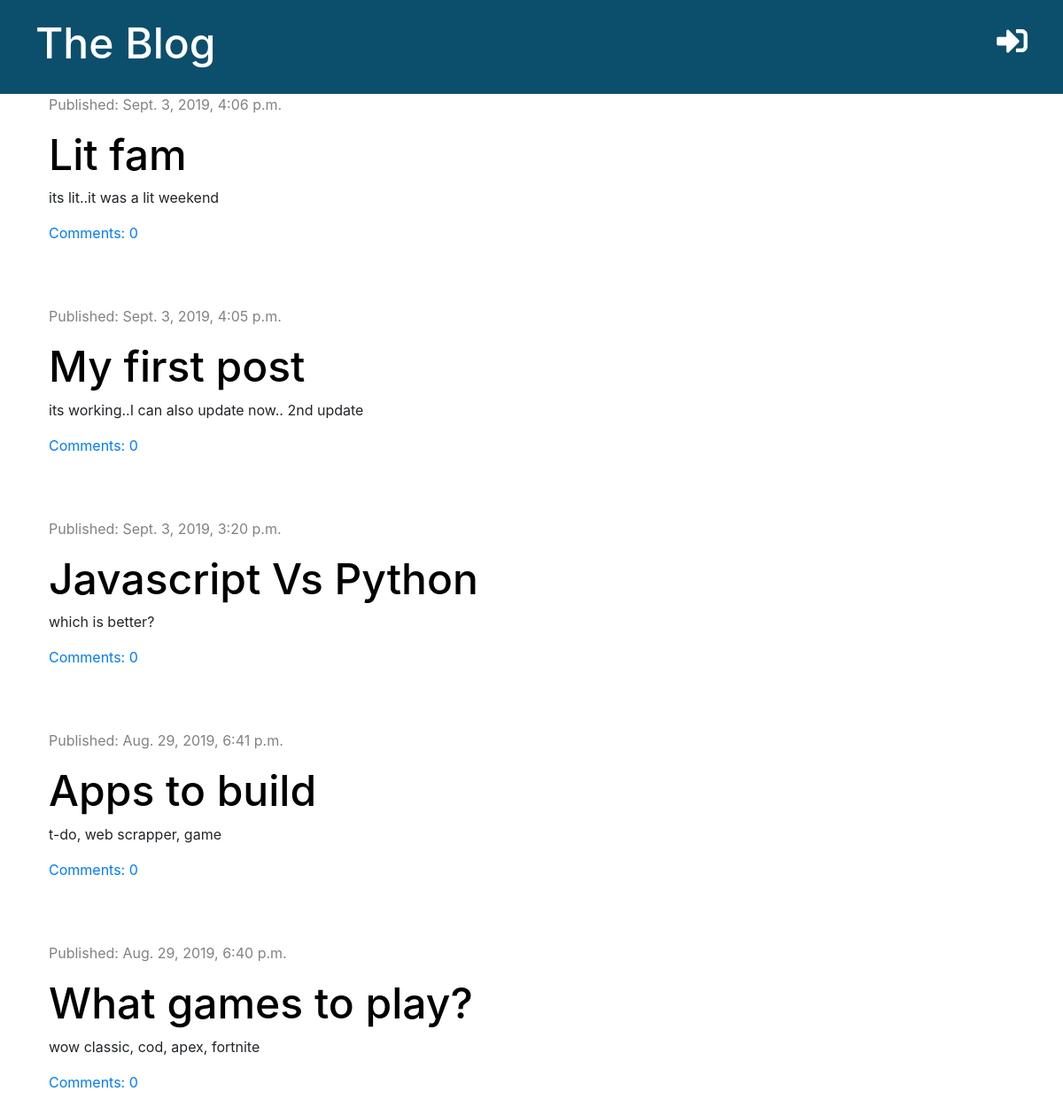
The app's page /, older data.
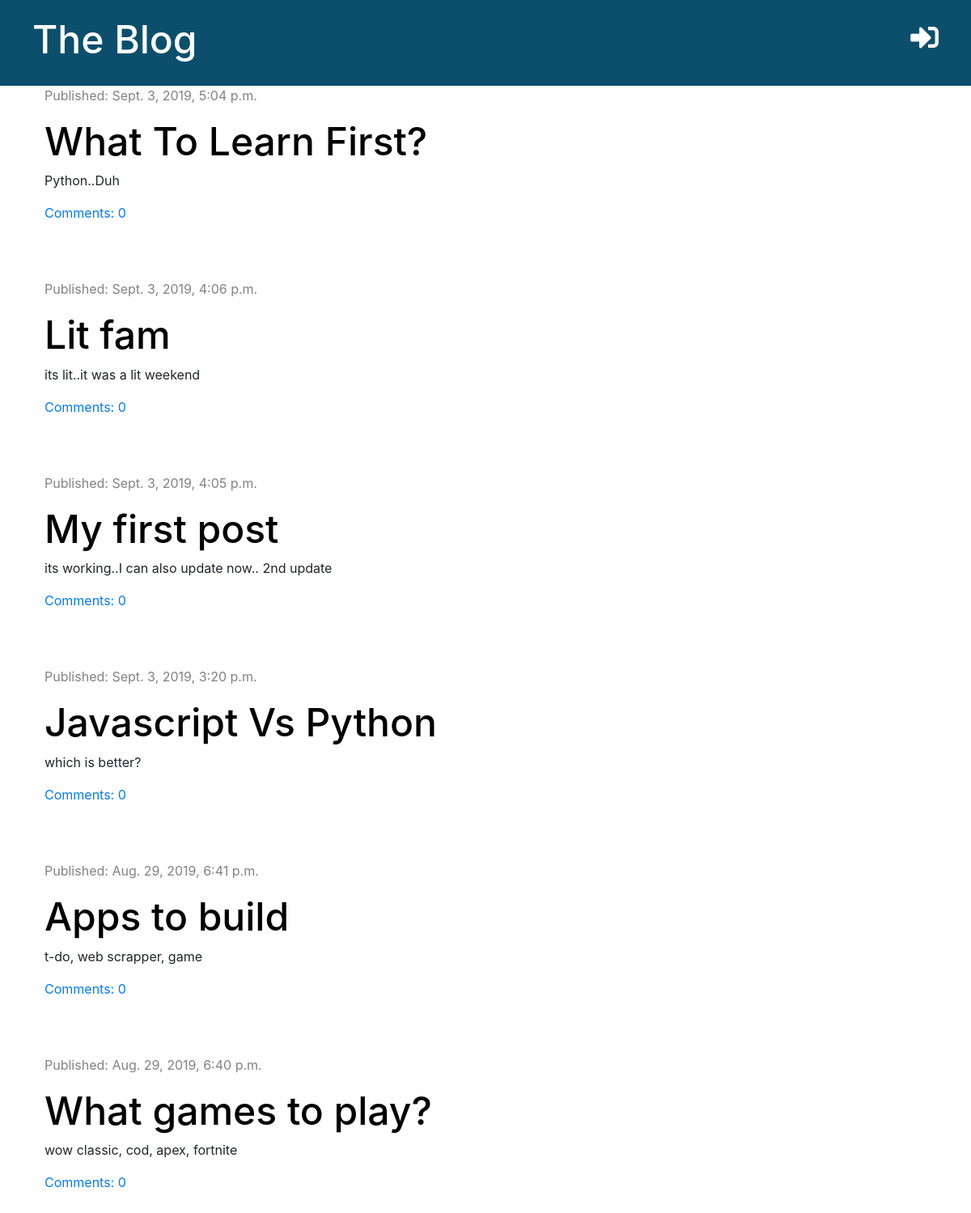
The same page, newer data.
### blog/models.py (models this page shows, shortened)
class Post(models.Model):
    author = models.ForeignKey('auth.User', on_delete=models.CASCADE)
    title = models.CharField(max_length=200)
    text = models.TextField()
    created_date = models.DateTimeField(default=timezone.now)
    published_date = models.DateTimeField(blank=True, null=True)
    def approved_comments(self):
        return self.comments.filter(approved=True)

### blog/views.py (the view)
# urls.py: path('', views.post_list, name='post_list'),
def post_list(request):
    posts = Post.objects.filter(published_date__lte=timezone.now()).order_by('-published_date')
    stuff_for_frontend = {'posts': posts}
    return render(request, 'blog/post_list.html', stuff_for_frontend)

### blog/templates/blog/post_list.html (shortened to what this page needs)
{% extends 'blog/base.html' %}
{% block content %}
  {% for post in posts %}
    <div class="post">
      <div class="date">
        <p>Published: {{ post.published_date }}</p>
      </div>
      <h1><a href="{% url 'post_detail' pk=post.pk %}">{{ post.title }}</a></h1>
      <p>{{ post.text|truncatechars:50 }}</p>
      <a href="{% url 'post_detail' pk=post.pk %}">Comments: {{ post.approved_comments.count }}</a>
    </div>
  {% endfor %}
{% endblock %}

Row changes from the older to the newer data that the page shows:
now on this page (row edited): Post: published_date "Sept. 3, 2019, 5:04 p.m.", title "What To Learn First?", text "Python..Duh", approved_comments.count "0"
